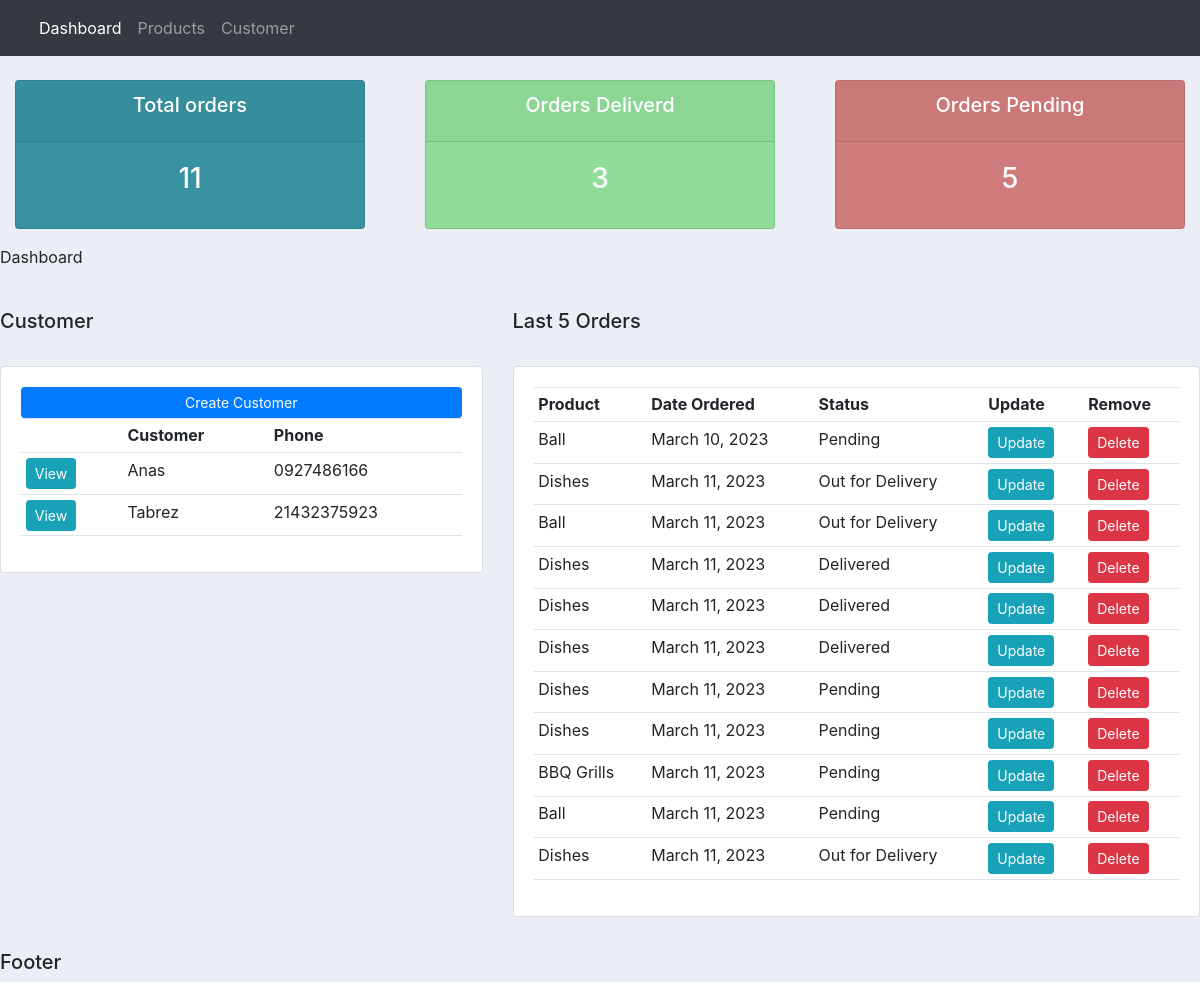
The page / on the database its author committed.
### accounts/models.py (models this page shows, shortened)
class Customer(models.Model):
    name = models.CharField(max_length=200, null=True)
    phone = models.CharField(max_length=200, null=True)
    email = models.EmailField(max_length=200, null=True)
    date_created = models.DateTimeField(auto_now_add=True, editable=False)

class Order(models.Model):
    STATUS = (
        ('Pending', 'pending'),
        ('Out for Delivery', 'Out for Delivery'),
        ('Delivered', 'Delivered'),
    )
    customer = models.ForeignKey(Customer, null=True, on_delete=models.SET_NULL)
    product = models.ForeignKey(Product, null=True, on_delete=models.SET_NULL)
    date_created = models.DateField(auto_now_add=True, null=True)
    status = models.CharField(max_length=200, null=True, choices=STATUS)

class Product(models.Model):
    CATEGORY = (
        ('Indoor', 'Indoor'),
        ('Out Door', 'Out Door'),
    )
    name = models.CharField(max_length=200, null=True)
    price = models.FloatField(null=True)
    category = models.CharField(max_length=200, null=True, choices=CATEGORY)
    decription = models.CharField(max_length=200, null=True, blank=True)
    date_created = models.DateField(auto_now_add=True, null=True)
    tags = models.ManyToManyField(Tag)
    def __str__(self):
        return self.name

### accounts/views.py (the view)
# urls.py: path('', views.home, name="home"),
def home(request):
    orders = Order.objects.all()
    customers = Customer.objects.all()
    total_customer = customers.count()
    total_orders = orders.count()
    delivered = orders.filter(status='Delivered').count()
    pending = orders.filter(status='Pending').count()
    context = {
        'orders': orders,
        'customers': customers,
        'total_customer': total_customer,
        'total_orders': total_orders,
        'delivered': delivered,
        'pending': pending
    }
    return render(request, "accounts/dashboard.html", context)

### accounts/templates/accounts/dashboard.html
{% extends "accounts/main.html" %}
{% block content %}
{% include "accounts/status.html" %}
<p>Dashboard</p>
<br>
<div class="row">
    <div class="col-md-5">
        <h5>Customer</h5>
        <hr>
        <div class="card card-body">
            <a class="btn btn-primary btn-sm btn-block" href="{% url 'create_order' %}">Create Customer</a>
            <table class="table table-sm">
                <tr>
                    <th></th>
                    <th>Customer</th>
                    <th>Phone</th>
                </tr>
                {% for customer in customers %}
                    <tr>
                        <td><a class="btn btn-sm btn-info" href="{% url 'customer' customer.id %}">View</a></td>
                        <td>{{ customer.name }}</td>
                        <td>{{ customer.phone }}</td>
                    </tr>
                {% endfor %}
            </table>
        </div>
    </div>
    <div class="col-md-7">
        <h5>Last 5 Orders</h5>
        <hr>
        <div class="card card-body">
            <table class="table table-sm">
                <tr>
                    <th>Product</th>
                    <th>Date Ordered</th>
                    <th>Status</th>
                    <th>Update</th>
                    <th>Remove</th>
                </tr>
                {% for order in orders %}
                    <tr>
                        <td>{{ order.product }}</td>
                        <td>{{ order.date_created }}</td>
                        <td>{{ order.status }}</td>
                        <td><a class="btn btn-sm btn-info" href="{% url 'update_order' order.id %}">Update</a></td>
                        <td><a class="btn btn-sm btn-danger" href="{% url 'update_order' order.id %}">Delete</a></td>
                    </tr>
                {% endfor %}
            </table>
        </div>
    </div>
</div>
{% endblock %}

### static/css/main.css (style rules this page uses)
body { background-color: #ebeff5; }

### rows shown on the page
Customer: name "Anas", phone "0927486166"
Customer: name "Tabrez", phone "21432375923"
Order: product "Ball", date_created "March 10, 2023", status "Pending"
Order: product "Dishes", date_created "March 11, 2023", status "Out for Delivery"
Order: product "Ball", date_created "March 11, 2023", status "Out for Delivery"
Order: product "Dishes", date_created "March 11, 2023", status "Delivered"
Order: product "Dishes", date_created "March 11, 2023", status "Delivered"
Order: product "Dishes", date_created "March 11, 2023", status "Delivered"
Order: product "Dishes", date_created "March 11, 2023", status "Pending"
Order: product "Dishes", date_created "March 11, 2023", status "Pending"
Order: product "BBQ Grills", date_created "March 11, 2023", status "Pending"
Order: product "Ball", date_created "March 11, 2023", status "Pending"
Order: product "Dishes", date_created "March 11, 2023", status "Out for Delivery"

### other values the page prints
{{ total_orders }} "11"
{{ delivered }} "3"
{{ pending }} "5"
